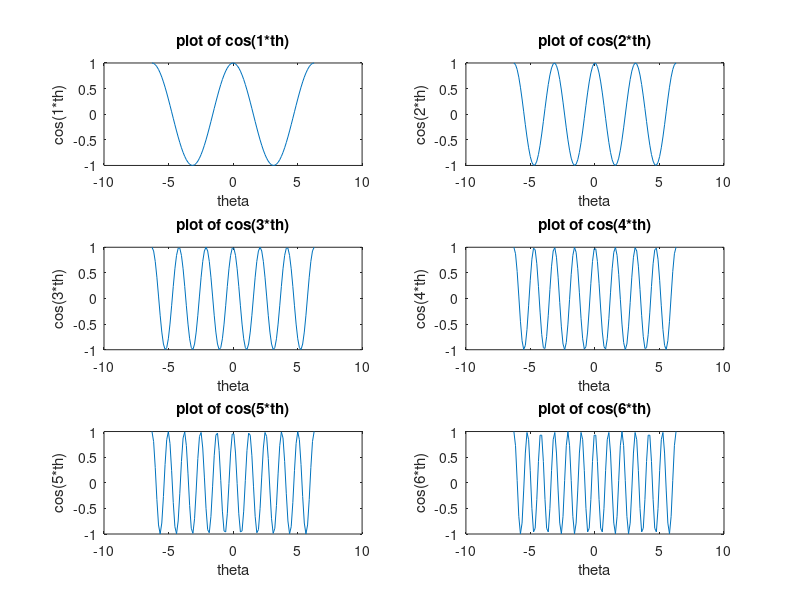

Write the MATLAB code that produced this figure.
% Course: CSCI 251, Section 4
%Student Name:James Tweedle
%Student ID:10668036
%Lab 6 hw
%Due Date: 11/15/17
%In keeping with the honor code of UM, I have neither given nor recieved
%any assistance other than from the instructor

%this program will plot 6 functions of cosine in the same plot

clc
clear
clf

%for loop that plots the graph
th = linspace(-2*pi,2*pi);
for i =1:6
    subplot(3,2,i);
    plot(th,cos(i*th));
    title(sprintf('plot of cos(%d*th)',i));
    xlabel('theta');
    ylabel(sprintf('cos(%d*th)',i));
end